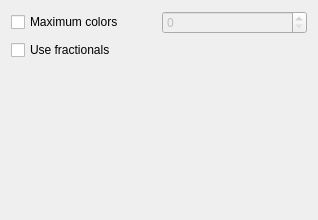
<?xml version="1.0" encoding="UTF-8"?>
<ui version="4.0">
 <class>ImportConfigPage</class>
 <widget class="QWidget" name="ImportConfigPage">
  <property name="geometry">
   <rect>
    <x>0</x>
    <y>0</y>
    <width>318</width>
    <height>220</height>
   </rect>
  </property>
  <property name="windowTitle">
   <string>Import Configuration</string>
  </property>
  <layout class="QVBoxLayout" name="verticalLayout">
   <item>
    <layout class="QGridLayout" name="gridLayout">
     <item row="0" column="0">
      <widget class="QCheckBox" name="kcfg_Import_UseMaximumColors">
       <property name="text">
        <string>Maximum colors</string>
       </property>
      </widget>
     </item>
     <item row="0" column="1">
      <widget class="QSpinBox" name="kcfg_Import_MaximumColors">
       <property name="enabled">
        <bool>false</bool>
       </property>
      </widget>
     </item>
     <item row="1" column="0">
      <widget class="QCheckBox" name="kcfg_Import_UseFractionals">
       <property name="text">
        <string>Use fractionals</string>
       </property>
      </widget>
     </item>
    </layout>
   </item>
   <item>
    <spacer name="verticalSpacer">
     <property name="orientation">
      <enum>Qt::Vertical</enum>
     </property>
     <property name="sizeHint" stdset="0">
      <size>
       <width>20</width>
       <height>146</height>
      </size>
     </property>
    </spacer>
   </item>
  </layout>
 </widget>
 <tabstops>
  <tabstop>kcfg_Import_UseMaximumColors</tabstop>
  <tabstop>kcfg_Import_MaximumColors</tabstop>
  <tabstop>kcfg_Import_UseFractionals</tabstop>
 </tabstops>
 <resources/>
 <connections>
  <connection>
   <sender>kcfg_Import_UseMaximumColors</sender>
   <signal>toggled(bool)</signal>
   <receiver>kcfg_Import_MaximumColors</receiver>
   <slot>setEnabled(bool)</slot>
   <hints>
    <hint type="sourcelabel">
     <x>52</x>
     <y>19</y>
    </hint>
    <hint type="destinationlabel">
     <x>230</x>
     <y>20</y>
    </hint>
   </hints>
  </connection>
 </connections>
</ui>
